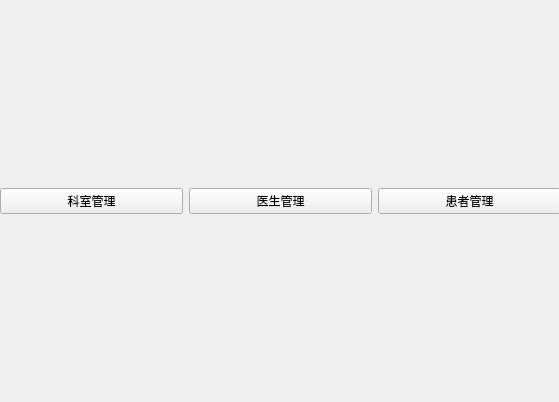
<?xml version="1.0" encoding="UTF-8"?>
<ui version="4.0">
 <class>WelcomeView</class>
 <widget class="QWidget" name="WelcomeView">
  <property name="geometry">
   <rect>
    <x>0</x>
    <y>0</y>
    <width>559</width>
    <height>402</height>
   </rect>
  </property>
  <property name="windowTitle">
   <string>欢迎</string>
  </property>
  <widget class="QWidget" name="layoutWidget">
   <property name="geometry">
    <rect>
     <x>0</x>
     <y>0</y>
     <width>561</width>
     <height>401</height>
    </rect>
   </property>
   <layout class="QVBoxLayout" name="verticalLayout">
    <item>
     <spacer name="verticalSpacer">
      <property name="orientation">
       <enum>Qt::Orientation::Vertical</enum>
      </property>
      <property name="sizeHint" stdset="0">
       <size>
        <width>20</width>
        <height>40</height>
       </size>
      </property>
     </spacer>
    </item>
    <item>
     <layout class="QHBoxLayout" name="horizontalLayout">
      <item>
       <widget class="QPushButton" name="departManager">
        <property name="text">
         <string>科室管理</string>
        </property>
       </widget>
      </item>
      <item>
       <widget class="QPushButton" name="doctorManager">
        <property name="text">
         <string>医生管理</string>
        </property>
       </widget>
      </item>
      <item>
       <widget class="QPushButton" name="illManager">
        <property name="text">
         <string>患者管理</string>
        </property>
       </widget>
      </item>
     </layout>
    </item>
    <item>
     <spacer name="verticalSpacer_2">
      <property name="orientation">
       <enum>Qt::Orientation::Vertical</enum>
      </property>
      <property name="sizeHint" stdset="0">
       <size>
        <width>20</width>
        <height>40</height>
       </size>
      </property>
     </spacer>
    </item>
   </layout>
  </widget>
 </widget>
 <resources/>
 <connections/>
</ui>
